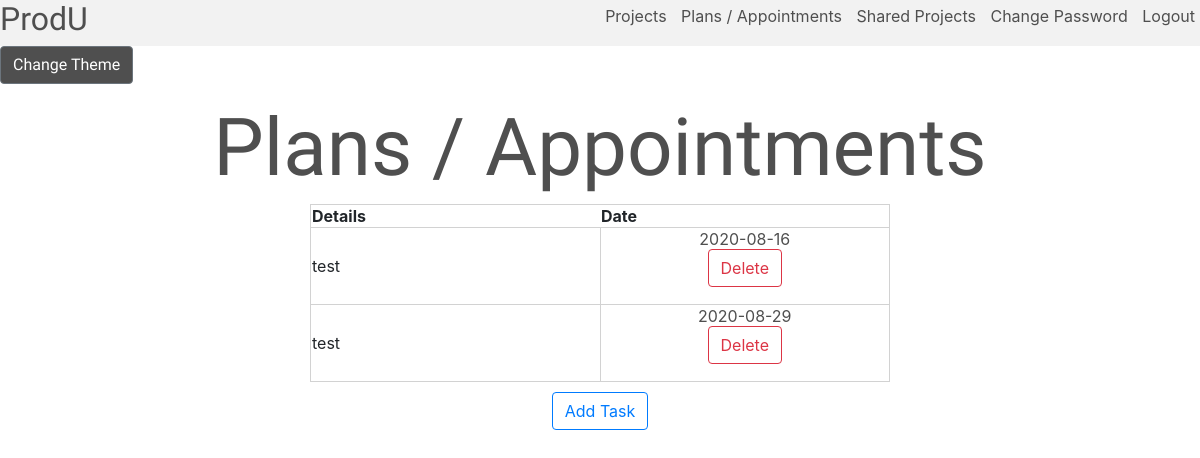
Before: /plans (signed in) with the older database file.
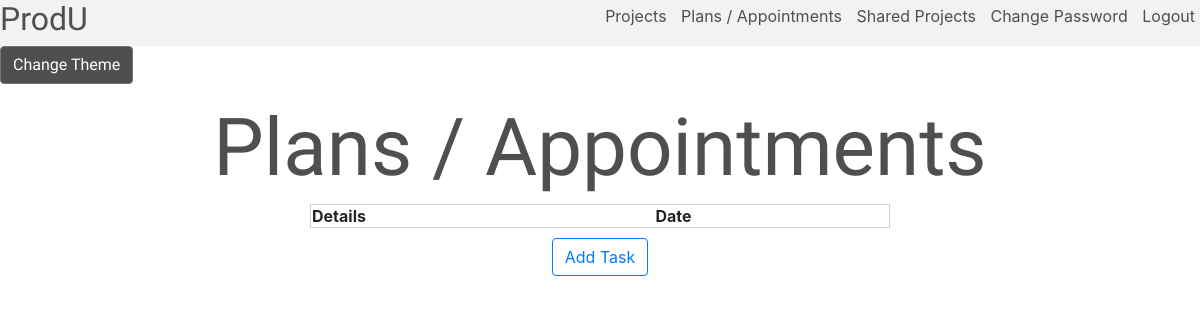
After: the same page with the newer database file.
### tables this page shows
CREATE TABLE plans (
id INTEGER PRIMARY KEY,
user_id INTEGER NOT NULL,
details TEXT NOT NULL,
date DATE NOT NULL,
FOREIGN KEY (user_id) REFERENCES users(id)
);

### app.py (the view, shortened to what this page needs)
@app.route("/plans", methods =  ["GET", "POST"])
@login_required
def plans():
    session["commentopen"] = None
    alert_text = ""
    plans = db.execute("SELECT * FROM plans WHERE user_id = :user_id ORDER BY date ASC", user_id = session["user_id"])
    print(plans)
    if request.method == "GET":
        return render_template("plans.html", plans = plans)

### app.py (called while the page is built)
def login_required(f):
    @wraps(f)
    def decorated_function(*args, **kwargs):
        if session.get("user_id") is None:
            return redirect("/login")
        return f(*args, **kwargs)
    return decorated_function

### templates/plans.html (shortened to what this page needs)
{% extends "layout.html" %}
{% block body %}
    <h1>Plans / Appointments</h1>
    <div id = "disp">
        <table>
            <th>Details</th>
            <th>Date</th>
            {% for row in plans%}
                <tr>
                    <td style = "width: 50%">{{  row["details"]  }}</td>
                    <td class = "datecell">
                        {{  row["date"] }}
                        <form action="/deleteplan", method = "post">
                            <button type="submit" class="btn btn-outline-danger">Delete</button>
                        </form>
                    </td>
                </tr>
            {% endfor %}
        </table>
    </div>
    <button type="button" class="btn btn-outline-primary formelem" id = "addplan" style = "margin-top: 10px;">Add Task</button>
{% endblock %}

Changed rows visible on the page:
removed plans: details "test", date "2020-08-16"
removed plans: details "test", date "2020-08-29"
